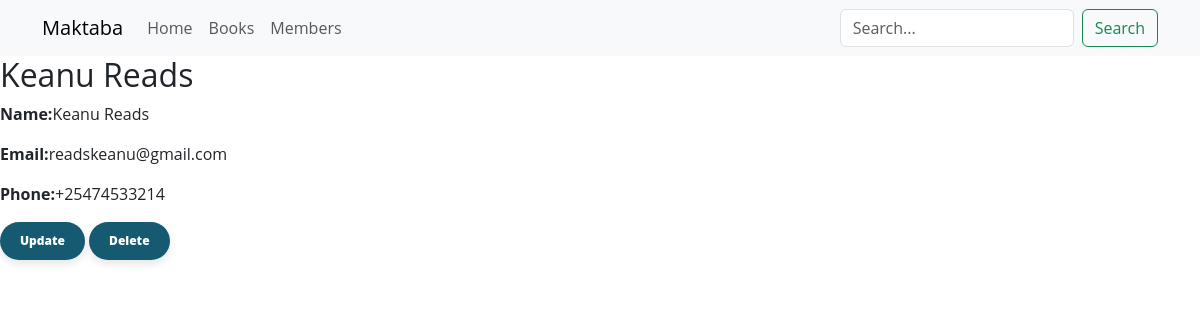
Screenshot of /member/3a14a611-0c03-4ec9-a459-b53a02ae2a62/detail with the database file from the repository.
### soma/models.py (models this page shows, shortened)
class Member(models.Model):
    member_id = models.UUIDField(primary_key=True, default=uuid.uuid4)
    name = models.CharField(max_length=200)
    email = models.EmailField()
    phone = models.CharField(max_length=80)
    class Meta:
        ordering = ['name']

### soma/views.py (the view)
class MemberDetailView(DetailView):
    model = Member
    template_name = 'soma/member_detail.html'

### soma/templates/soma/member_detail.html
{% extends 'soma/base.html' %}
{% block content %}
<h2>{{ member.name }}</h2>
	<div class="member-info">
		<p><strong>Name:</strong>{{ member.name }}</p>
		<p><strong>Email:</strong>{{ member.email }}</p>
		<p><strong>Phone:</strong>{{ member.phone }}</p>
	</div>
	<div>
		<a href="{% url 'soma:member_update' member.pk %}"><button class="button">Update</button></a>
		<a href="{% url 'soma:member_delete' member.pk %}"><button class="button">Delete</button></a>
	</div>
{% endblock %}

### static/soma/styles.css (style rules this page uses)
* { margin: 0; padding: 0; box-sizing: border-box; }
body { font-family: 'Open Sans', sans-serif; }
.button { padding: 10px 20px; border: unset; border-radius: 25px; color: #ffffff; z-index: 1; background: #165a72; position: relative; font-weight: 1000; font-size: 12px; box-shadow: 0 4px 8px rgba(0, 0, 0, 0.1); transition: all 250ms; overflow: hidden; }
.button::before { content: ""; position: absolute; top: 0; left: 0; height: 100%; width: 0; border-radius: 25px; background-color: #165a72; z-index: -1; box-shadow: 0 4px 8px rgba(0, 0, 0, 0.1); transition: all 250ms; }

### rows the page displays
Member: name "Keanu Reads", email "readskeanu@gmail.com", phone "+25474533214"
